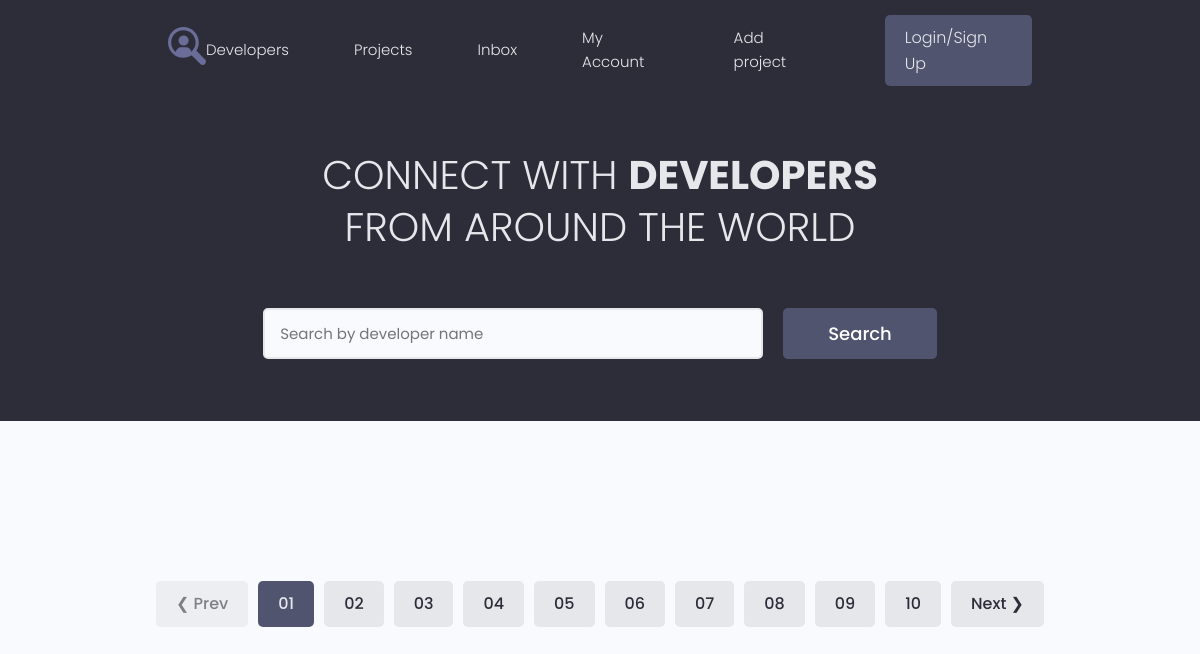
Before: / with the older database file.
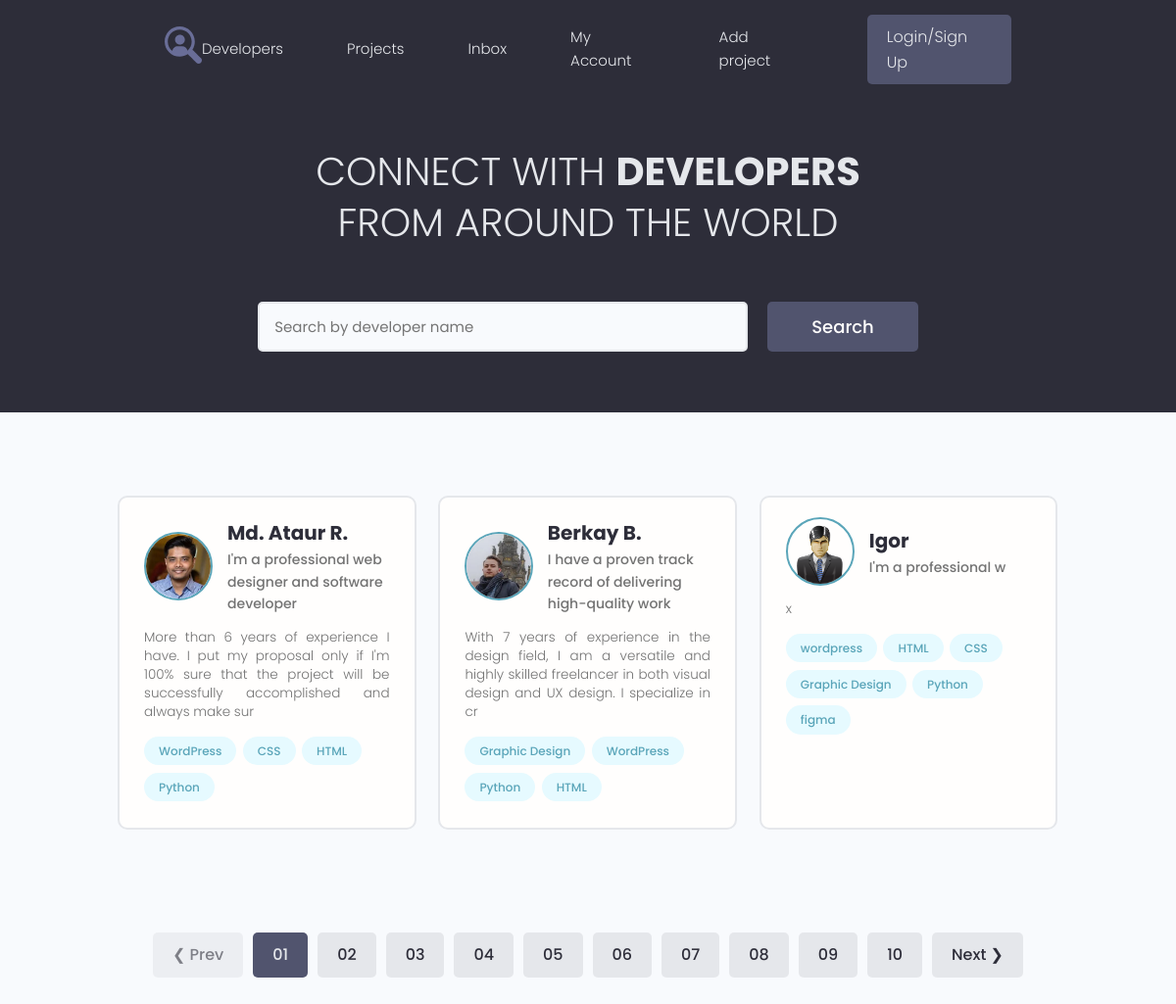
After: the same page with the newer database file.
### users/models.py (models this page shows, shortened)
class Profile(models.Model):
    user = models.OneToOneField(User, on_delete=models.CASCADE, null=True, blank=True)  # связь один ко одному
    name = models.CharField(max_length=200, null=True, blank=True)
    email = models.EmailField(max_length=500, null=True, blank=True)
    username = models.CharField(max_length=200, null=True, blank=True)
    short_intro = models.CharField(max_length=200, null=True, blank=True)
    bio = models.TextField(null=True, blank=True)
    profile_image = models.ImageField(upload_to="profiles/", default="profiles/user-default.png", null=True, blank=True)
    social_github = models.CharField(max_length=200, null=True, blank=True)
    social_youtube = models.CharField(max_length=200, null=True, blank=True)
    social_website = models.CharField(max_length=200, null=True, blank=True)
    created = models.DateTimeField(auto_now_add=True)

class Skill(models.Model):
    owner = models.ForeignKey(Profile, on_delete=models.CASCADE, null=True, blank=True)
    name = models.CharField(max_length=200, null=True, blank=True)
    description = models.TextField(null=True, blank=True)
    created = models.DateTimeField(auto_now_add=True)
    def __str__(self):
        return self.name

### users/views.py (the view)
# urls.py: path('', views.profiles, name='profiles')
def profiles(request):
    prof = Profile.objects.all()
    context = {
        'profiles': prof
    }
    return render(request, 'users/index.html', context)

### users/templates/users/index.html (shortened to what this page needs)
{% extends 'projects/base.html' %}
{% block content %}
  <main class="home">
    <section class="hero-section text-center">
      <div class="container container--narrow">
        <div class="hero-section__box">
          <h2>CONNECT WITH <span>DEVELOPERS</span></h2>
          <h2>FROM AROUND THE WORLD</h2>
        </div>
        <div class="hero-section__search">
          <form class="form" action="#" method="get">
            <div class="form__field">
              <input class="input input--text" id="formInput#search" type="text" name="text"
                placeholder="Search by developer name" />
            </div>
            <input class="btn btn--sub btn--lg" type="submit" value="Search" />
          </form>
        </div>
      </div>
    </section>
    <section class="devlist">
      <div class="container">
        <div class="grid grid--three">
          {% for profile in profiles %}
          <div class="column card">
            <div class="dev">
              <a href="/profile.html" class="card__body">
                <div class="dev__profile">
                  <img class="avatar avatar--md" src="{{ profile.profile_image.url}}" alt="image" />
                  <div class="dev__meta">
                    <h3>{{profile.name}}</h3>
                    <h5>{{ profile.short_intro|slice:"60" }}</h5>
                  </div>
                </div>
                <p class="dev__info">
                {{ profile.bio|slice:"150" }}
                </p>
                <div class="dev__skills">
                  {% for skill in profile.skill_set.all %}
                  <span class="tag tag--pill tag--main">
                    <small>{{ skill }}</small>
                  </span>
                  {%endfor%}
                </div>
              </a>
            </div>
          </div>
          {% endfor %}
        </div>
      </div>
    </section>
    <div class="pagination">
      <ul class="container">
        <li><a href="#" class="btn btn--disabled">&#10094; Prev</a></li>
        <li><a href="#" class="btn btn--sub">01</a></li>
        <li><a href="#" class="btn">02</a></li>
        <li><a href="#" class="btn">03</a></li>
        <li><a href="#" class="btn">04</a></li>
        <li><a href="#" class="btn">05</a></li>
        <li><a href="#" class="btn">06</a></li>
        <li><a href="#" class="btn">07</a></li>
        <li><a href="#" class="btn">08</a></li>
        <li><a href="#" class="btn">09</a></li>
        <li><a href="#" class="btn">10</a></li>
        <li><a href="#" class="btn">Next &#10095;</a></li>
      </ul>
    </div>
  </main>
{% endblock %}

### projects/templates/projects/base.html (shortened to what this page needs)
<!DOCTYPE html>
{% load static %}
<html lang="ru">
<head>
   <link rel="stylesheet" href="https://maxcdn.bootstrapcdn.com/font-awesome/4.5.0/css/font-awesome.min.css">
  <link rel="stylesheet" href="{% static 'uikit/styles/uikit.css' %}" />
  <link rel="stylesheet" href="{% static 'styles/app.css' %}" />
</head>
<body>
{% include 'projects/navbar.html' %}
{% block content %}
{% endblock %}
</body>
</html>

### projects/templates/projects/navbar.html (shortened to what this page needs)
<header class="header">
    {% load static %}
    <div class="container container--narrow">
        <a href="/" class="header__logo">
            <img src="{% static 'images/logo.svg' %}" alt="DevSearch Logo"/>
        </a>
        <nav class="header__nav">
            <ul class="header__menu">
                <li class="header__menuItem"><a href="{% url 'profiles' %}">Developers</a></li>
                <li class="header__menuItem"><a href="{% url 'projects' %}">Projects</a></li>
                <li class="header__menuItem"><a href="inbox.html">Inbox</a></li>
                <li class="header__menuItem"><a href="account.html">My Account</a></li>
                <li class="header__menuItem"><a href="{% url 'create_project' %}">Add project</a></li>
                <li class="header__menuItem"><a href="login.html" class="btn btn--sub">Login/Sign Up</a></li>
            </ul>
        </nav>
    </div>
</header>

### projects/static/styles/app.css (style rules this page uses)
:root { --color-sub: #2d2d39; }
.btn--sub { background-color: var(--color-sub-light); }
.card { border: 2px solid var(--color-light); }
img { width: 100%; }
.header { position: sticky; z-index: 111; background-color: var(--color-sub); padding: 1.5rem 0; }
.header > .container { display: flex; justify-content: space-between; align-items: center; }
.header__logo > img { height: 3.8rem; }
.header__nav > ul { display: inline-flex; align-items: center; list-style: none; gap: 6.5rem; }
.header__menuItem > a { color: var(--color-light); font-weight: 300; }
.hero-section { height: 40vh; display: flex; align-items: center; background-color: var(--color-sub); }
.hero-section__box { margin-bottom: 4rem; }
.hero-section__box > h2, .hero-section__box > h2 > span { font-size: 4rem; color: var(--color-light); line-height: 1.3; text-transform: uppercase; }
.hero-section__box > h2 { font-weight: 300; }
.hero-section__box > h2 > span { font-weight: 700; }
.hero-section__search > .form { display: flex; align-items: center; justify-content: center; gap: 2rem; }
.hero-section__search > .form input.input--text { width: 50rem; }
.devlist { margin-top: 8rem; }
.devlist .grid { align-items: stretch; }
.devlist .dev .dev__profile { display: flex; align-items: center; gap: 1.5rem; }
.devlist .dev .dev__meta h3 { color: var(--color-sub); font-size: 2rem; font-weight: 700; }
.devlist .dev .dev__meta h5 { color: var(--color-text); font-size: 1.4rem; font-weight: 500; }
.devlist .dev .dev__info { margin: 1.5rem 0; font-size: 1.35rem; line-height: 1.4; text-align: justify; }
.pagination { margin-top: 8rem; margin-bottom: 10rem; }
.pagination > ul { flex-wrap: wrap; list-style: none; display: flex; align-items: center; justify-content: center; gap: 1rem; }
.pagination .btn { color: var(--color-sub); }
.pagination .btn.btn--sub { color: var(--color-light); }

### projects/static/uikit/styles/modules/_variables.css (style rules this page uses)
:root { --color-main: #5aa5b9; --color-main-light: #e6faff; --color-sub: #3f4156; --color-sub-light: #51546e; --color-sub-lighter: #ededfd; --color-text: #737373; --color-gray: #8b8b8b; --color-light: #e5e7eb; --color-light-gray: #767676; --color-bg: #f8fafd; --color-white: #fffefd; --color-white-light: #f3f3f3; --color-success: #359e64; --color-success-bg: #def8e8; --color-error: #fc4b0b; --color-error-bg: #fff2ee; --font-base: 'Poppins', arial, helvetica, 'Segoe UI', roboto, ubuntu, sans-serif; --font-monospace: 'Fira Code', 'Courier New', courier, monospace; --font-regular: 300; --font-medium: 500; --font-bold: 700; --generic-shadow: 1px 1px 5px #00000010; --generic-transition: all 0.3s ease-in-out; }

### projects/static/uikit/styles/modules/_base.css (style rules this page uses)
* { margin: 0; padding: 0; box-sizing: border-box; text-rendering: optimizeLegibility; color: inherit; font-size: inherit; }
html { font-size: 50%; }
@media only screen and (min-width: 480px) { html { font-size: 56.25%; } }
@media only screen and (min-width: 1200px) { html { font-size: 62.5%; } }
body { line-height: 1.6; font-weight: 400; font-size: 1.5rem; color: var(--color-text); background-color: var(--color-bg); min-height: 100vh; }

### projects/static/uikit/styles/modules/_typography.css (style rules this page uses)
* { font-family: var(--font-base); }
h2 { font-size: 3.6rem; font-weight: var(--font-bold); }
h3 { font-size: 3.2rem; font-weight: var(--font-medium); }
h5 { font-size: 2.4rem; font-weight: var(--font-medium); }
h5, h6 { font-weight: var(--font-regular); }
p, span, strong { font-size: 1.6rem; color: var(--color-text); font-weight: var(--font-regular); }
a { padding-bottom: 2px; text-decoration: none; display: inline-block; color: var(--color-main); font-weight: var(--font-medium); }

### projects/static/uikit/styles/modules/_utilities.css (style rules this page uses)
.container { width: 92%; max-width: 165rem; margin: 0 auto; box-sizing: border-box; }
.container--narrow { width: 92%; max-width: 120rem; }
@media screen and (min-width: 1000px) { .container { width: 90%; } }
@media screen and (min-width: 1000px) { .container--narrow { width: 85%; } }
@media screen and (min-width: 1200px) { .container { width: 80%; } }
@media screen and (min-width: 1200px) { .container--narrow { width: 72%; } }
.text-center { text-align: center; }

### projects/static/uikit/styles/modules/_avatar.css (style rules this page uses)
.avatar { border-radius: 50%; border: 2px solid var(--color-main); object-fit: cover; }
.avatar--md { height: 7rem; width: 7rem; }

### projects/static/uikit/styles/modules/_card.css (style rules this page uses)
.card { border-radius: 1rem; background-color: var(--color-white); border: 1.5px solid var(--color-light); width: auto; height: auto; margin-top: 0.5rem; margin-bottom: 0.5rem; overflow: hidden; }
.card__body, .card__header { padding: 2rem 2.5rem; }

Changed rows visible on the page:
added Profile: profile_image (picture), name "Md. Ataur R.", short_intro "I'm a professional web designer and software developer", bio "More than 6 years of experience I have. I put my proposal only if I'm 100% sure that the project will be successfully accomplished and always make sur"
added Skill: name "WordPress", shown under "Md. Ataur R."
added Skill: name "CSS", shown under "Md. Ataur R."
added Skill: name "HTML", shown under "Md. Ataur R."
added Skill: name "Python", shown under "Md. Ataur R."
added Profile: profile_image (picture), name "Berkay B.", short_intro "I have a proven track record of delivering high-quality work", bio "With 7 years of experience in the design field, I am a versatile and highly skilled freelancer in both visual design and UX design. I specialize in cr"
added Skill: name "Graphic Design", shown under "Berkay B."
added Skill: name "WordPress", shown under "Berkay B."
added Skill: name "Python", shown under "Berkay B."
added Skill: name "HTML", shown under "Berkay B."
added Profile: profile_image (placeholder picture), name "Igor", short_intro "I'm a professional w", bio "x"
added Skill: name "wordpress", shown under "Igor"
added Skill: name "HTML", shown under "Igor"
added Skill: name "CSS", shown under "Igor"
added Skill: name "Graphic Design", shown under "Igor"
added Skill: name "Python", shown under "Igor"
added Skill: name "figma", shown under "Igor"
